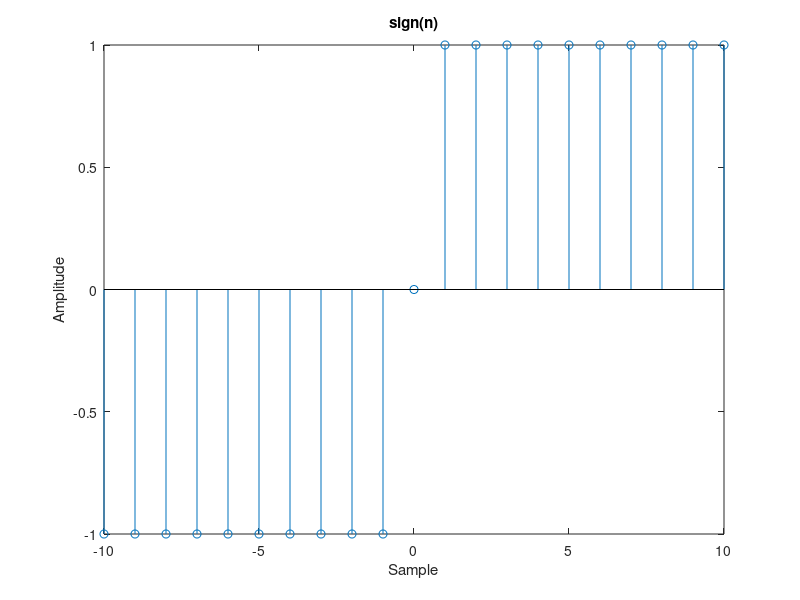

MATLAB code to generate this figure:
clc;
clear all;
close all;
%Assumed Sample
n= -10:10;
%Signal Required
sig = [-ones(1,10) 0 ones(1,10)];
%Plotting Signal
stem(n,sig);
xlabel('Sample');
ylabel('Amplitude');
title('sign(n)');